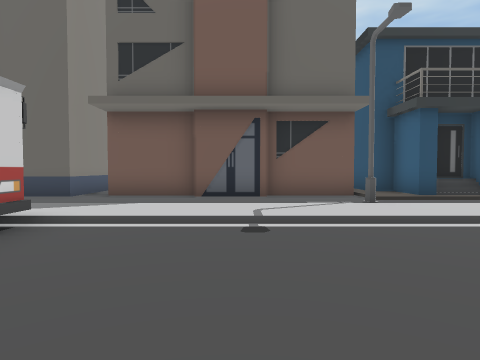
view 1 (above)

18 first-person views from a walk through a 3-D level made in the Unity game engine. The camera is 1.4 m above the floor, tilts 2° down and sees 75° across. The floor is counted in squares, 2 m on a side. Each view is taken from the middle of a square. On the plan, view 1 faces up. The plan holds only what a view shows up to about 10 squares ahead; the rest is blank. The place goes on beyond the plan.

view 2
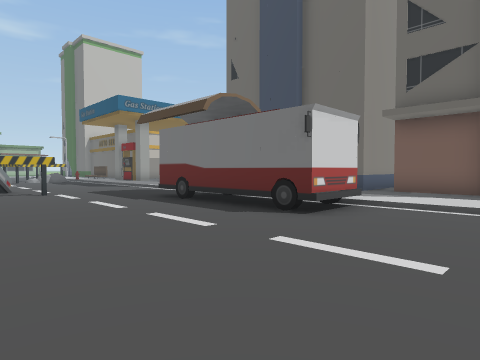

view 3
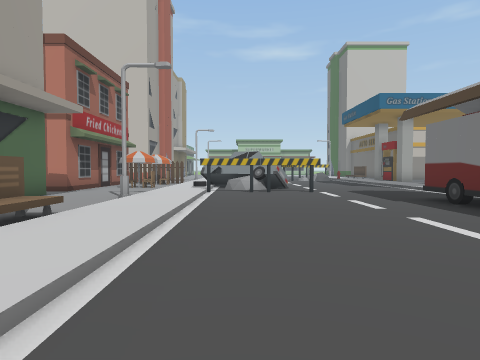

view 4
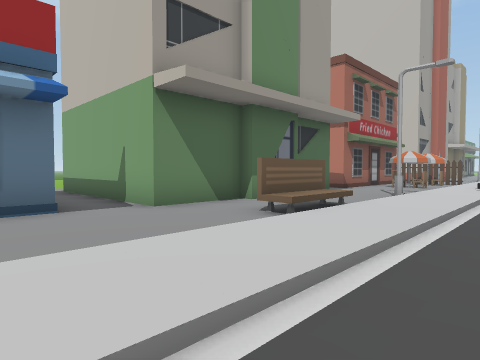

view 5
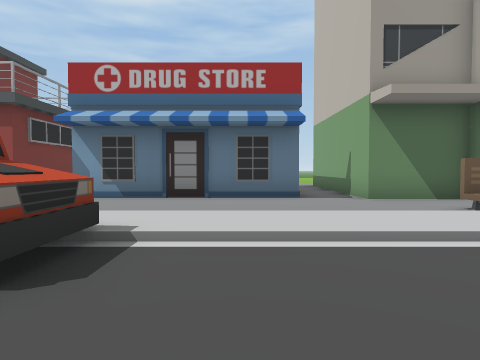

view 6
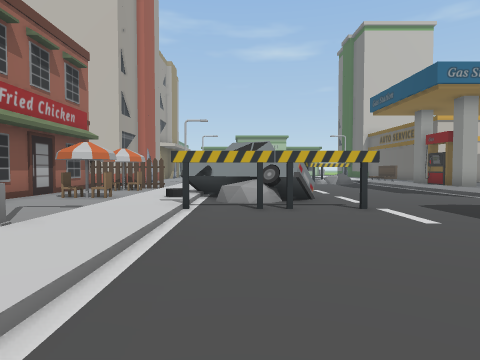

view 7
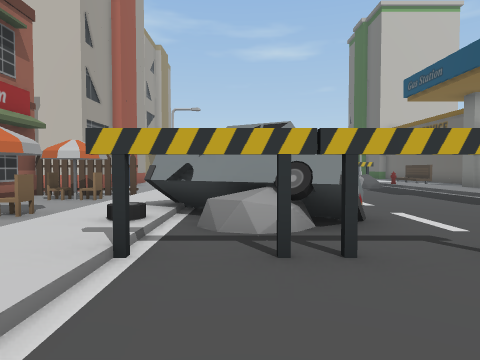

view 8
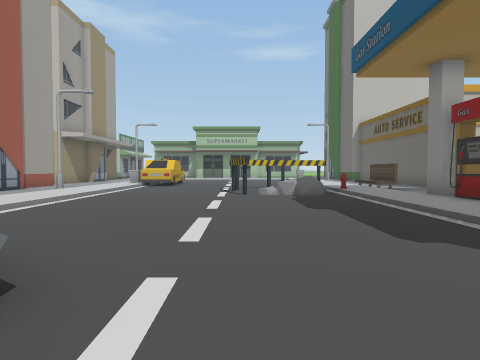

view 9
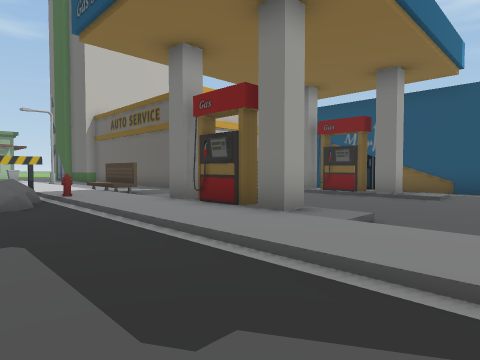

view 10
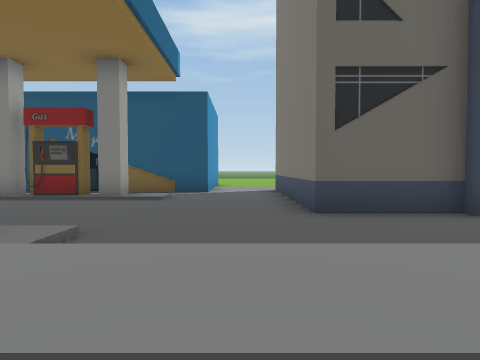

view 11
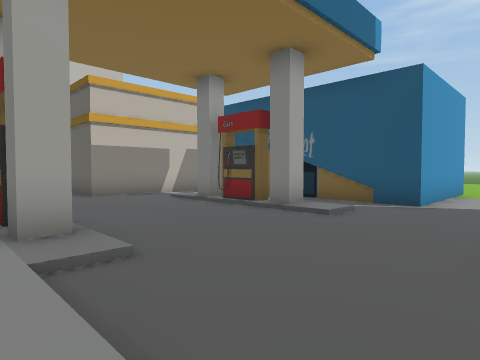

view 12
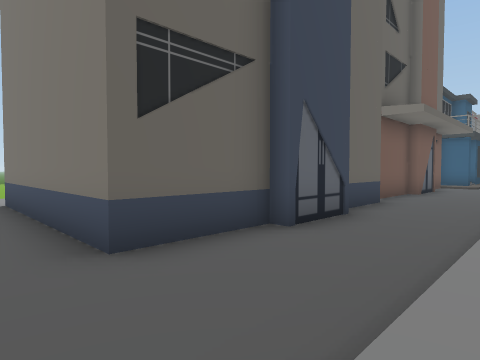

view 13
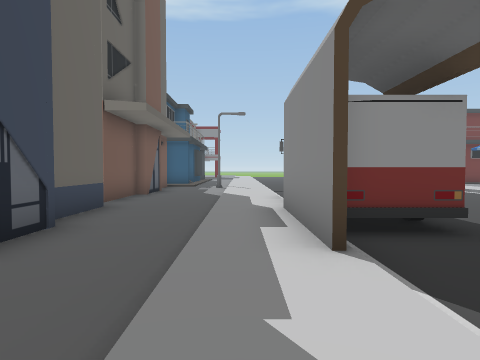

view 14
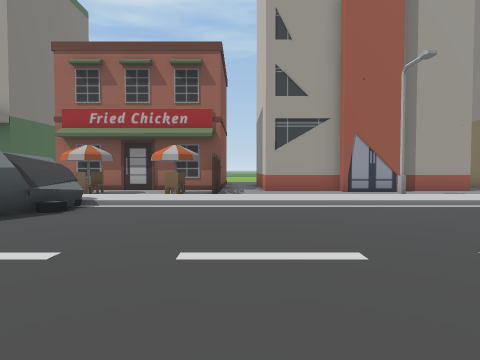

view 15
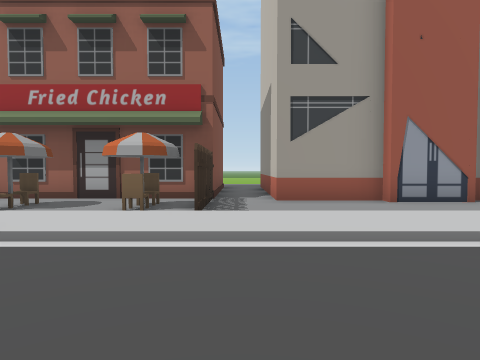

view 16
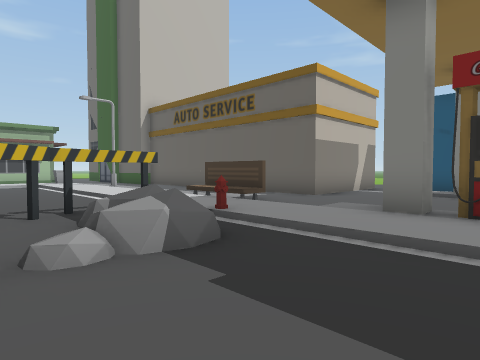

view 17
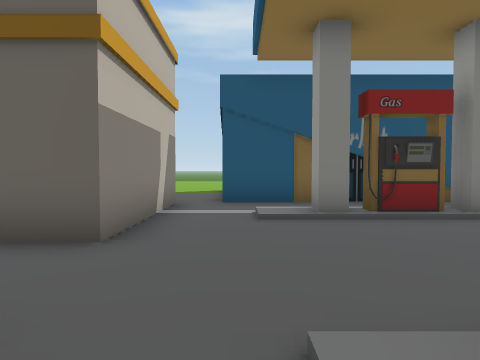

view 18
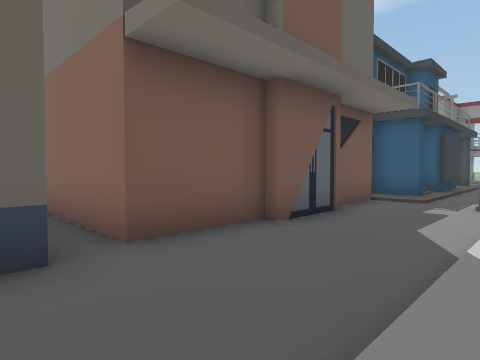

### Floor plan
Key: @ floor where view 1 was taken; # wall or solid block; x gap in a wall; . main floor; : floor 0.25 m higher than the main floor; / step, stairs or slope; O other object.
Columns run from 21 left of view 1 to 4 right of it. Each row starts with its distance up from view 1.
 16         #
 15 ..      #..
 14 ..      #..
 13 ..#######..O
 12 O..........O
 11 O../////...O     .O
 10 O../###/...O    O.O      #
  9 O..........O    O.OO  OOO#
  8 ...........OOOOOO...OO...#
  7 ..........................
  6 O..:x##:...............O..
  5 ::::::::::::::::::::::::::
  4 OO///////////OO /////////
  3 OO/...........OOOOO......
  2 O.O.....................
  1 OOO....................
  0  ..........O.........@.
 -1  ........OOO............
 -2  .......OOOO............OO
 -3 /////////O/O////////////O
 -4 ::::::::::::::::/::::::::
 -5  O....O......O../OO......
 -6 ......OO.O................
 -7 OOOOO.O........OO.........
 -8     O.######.OO  OOO.#####
 -9     O.#            O.
-10     O.#            O.
-11                    O.
-12                    O

Positions as (right, up) in squares from view 1, and headings:
1: (0, 0), facing up
2: (0, -2), facing up-left
3: (0, -2), facing left
4: (1, -2), facing down-left
5: (1, 0), facing down
6: (-4, -2), facing left
7: (-7, -2), facing left
8: (-10, 1), facing left
9: (-12, 2), facing up-left
10: (-12, 3), facing up
11: (-11, 5), facing up-left
12: (-12, 5), facing up-right
13: (-11, 5), facing right
14: (-16, 3), facing down
15: (-16, 0), facing down
16: (-16, 1), facing up-left
17: (-19, 5), facing up
18: (-5, 5), facing up-right
